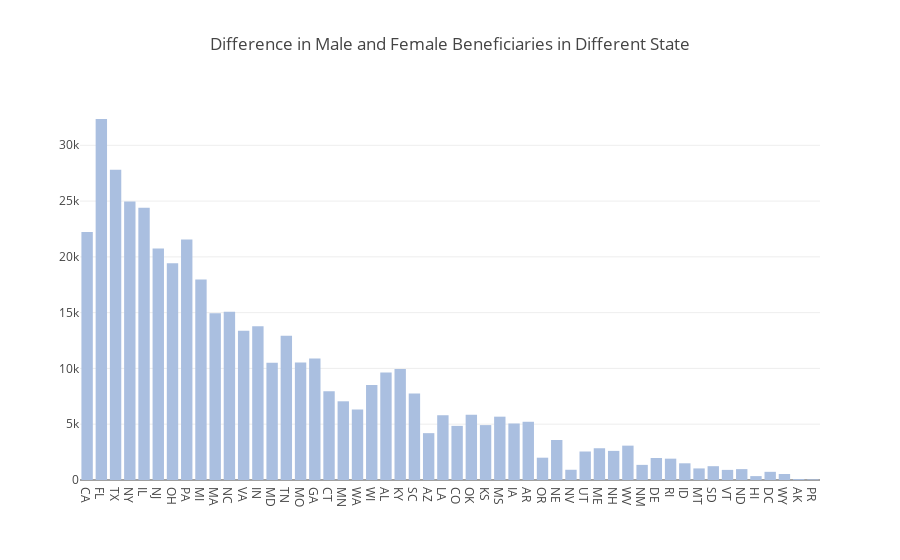

The notebook cell this image was saved under:
### Code cell
response1['difference'] = response1['female_ben'] - response1['male_ben']

trace1 = go.Bar(
    x=response1.state,
    y=response1.difference,
    marker=dict(color='#aabfe0'),
    name='Total Male beneficiaries'
)
data = [trace1]
layout = go.Layout(barmode='group', legend=dict(orientation='h'), title='Difference in Male and Female Beneficiaries in Different State')
fig = go.Figure(data=data, layout=layout)
iplot(fig, filename='grouped-bar')

### Figure 1 — Plotly figure (JSON) as saved in the notebook; plotly's stock layout.template omitted (floating-point values rounded to 4 significant figures)
{"data": [{"type": "bar", "x": ["CA", "FL", "TX", "NY", "IL", "NJ", "OH", "PA", "MI", "MA", "NC", "VA", "IN", "MD", "TN", "MO", "GA", "CT", "MN", "WA", "WI", "AL", "KY", "SC", "AZ", "LA", "CO", "OK", "KS", "MS", "IA", "AR", "OR", "NE", "NV", "UT", "ME", "NH", "WV", "NM", "DE", "RI", "ID", "MT", "SD", "VT", "ND", "HI", "DC", "WY", "AK", "PR"], "y": [22239, 32356, 27804, 24965, 24405, 20755, 19431, 21556, 17974, 14955, 15088, 13384, 13784, 10512, 12927, 10528, 10895, 7955, 7054, 6317, 8514, 9641, 9952, 7746, 4199, 5804, 4852, 5855, 4921, 5676, 5066, 5220, 2000, 3587, 918, 2554, 2846, 2610, 3080, 1356, 1970, 1913, 1497, 1038, 1238, 906, 975, 349, 733, 540, 85, 56], "marker": {"color": "#aabfe0"}, "name": "Total Male beneficiaries"}], "layout": {"barmode": "group", "legend": {"orientation": "h"}, "title": "Difference in Male and Female Beneficiaries in Different State"}}
